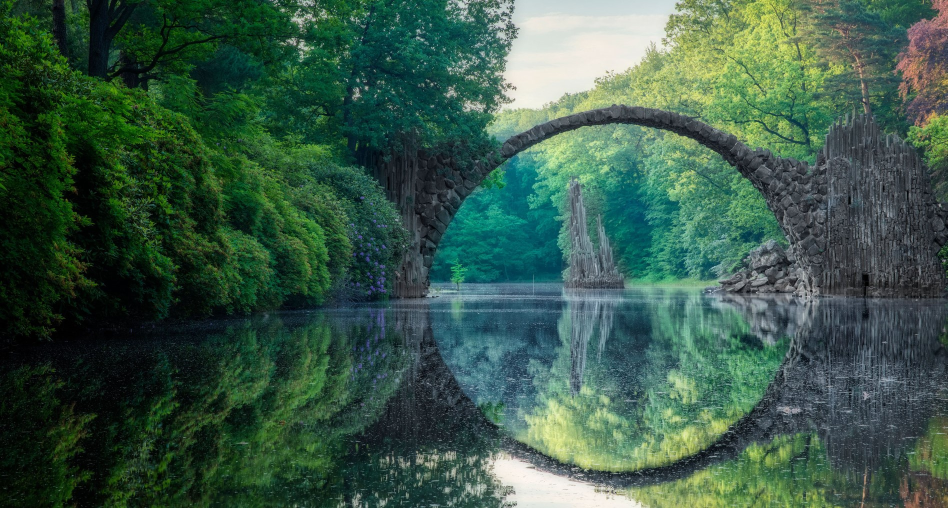
#> input picture teti_imagens/beautiful_rive.jpg, 1895 x 1016 px, given in place of aurora.jpg, which was not available (shown at 1/2 size)
$ jupyter execute Aula_4_parte2-Imagens.ipynb   (shell and % lines are left out)
#> lines starting #> are read from the running program, lines starting #| are printed output that depends on the picture; pictures that were not available may be replaced by others from this repository, and a replacement may not be noted
[cell 1]
import cv2

[cell 2]
import numpy as np
import matplotlib.pyplot as plt
from PIL import Image, ImageOps

[cell 3]
from pylab import *

[cell 4]
path_img = 'D:/Salve_Aqui_Seus_Arquivos/Carlos Alexandre/2024-2/teti/teti_imagens/'

[cell 5]
im1 = array(Image.open(path_img + 'aurora.jpg'))
#> im1 is the input picture: shape (1016, 1895, 3); mean R, G, B 58.1, 88.4, 72

[cell 6]
im1

[cell 7]
imshow(im1)

[cell 8]
im1.shape
#> Out = (1016, 1895, 3)

[cell 9]
def plot_2img(img1, tit1, im2, tit2, tam):
    figure(figsize = tam)
    plt.subplot(1,2,1), plt.imshow(im1), plt.title(tit1)
    plt.xticks([]), plt.yticks([])
    plt.subplot(1,2,2), plt.imshow(im2), plt.title(tit2)
    plt.xticks([]), plt.yticks([])
    plt.show()

[cell 10]
def plot_3img(im1, tit1, im2, tit2, im3, tit3, tam):
    figure(figsize = tam)
    plt.subplot(1,3,1), plt.imshow(im1, cmap = "gray"), plt.title(tit1)
    plt.xticks([]), plt.yticks([])
    plt.subplot(1,3,2), plt.imshow(im2, cmap = "gray"), plt.title(tit2)
    plt.xticks([]), plt.yticks([])
    plt.subplot(1,3,3), plt.imshow(im3, cmap = "gray"), plt.title(tit3)
    plt.xticks([]), plt.yticks([])
    plt.show()

[cell 11]
im2 = array(Image.open(path_img + 'balao_montanhas_geladas.jpg'))
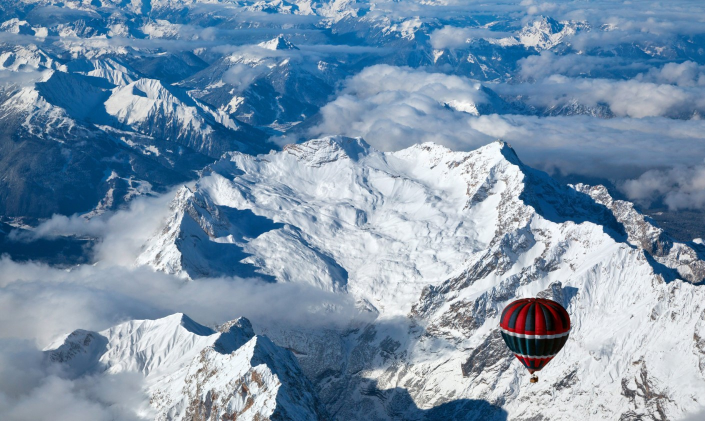
#> input picture teti_imagens/balao_montanhas_geladas.jpg, 1410 x 842 px, found by its file name (shown at 1/2 size)
#> im2 is the input picture: shape (842, 1410, 3); mean R, G, B 122.1, 147.1, 170.4

[cell 12]
plot_2img(im1, 'Imagem1', im2, 'Imagem2', (12, 10))
#> in plot_2img, `plt.show()`:
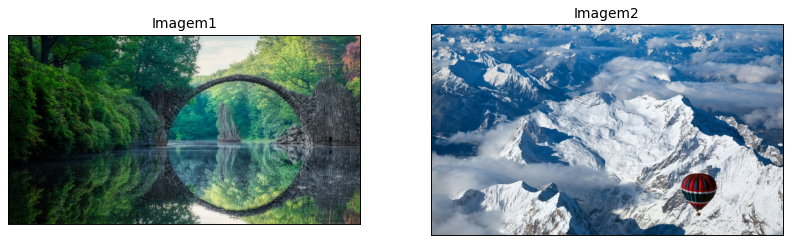
#> figure drawn by matplotlib, 2 panels

[cell 13]
im3 = array(Image.open(path_img + 'baleias_mar_gelo.jpg'))
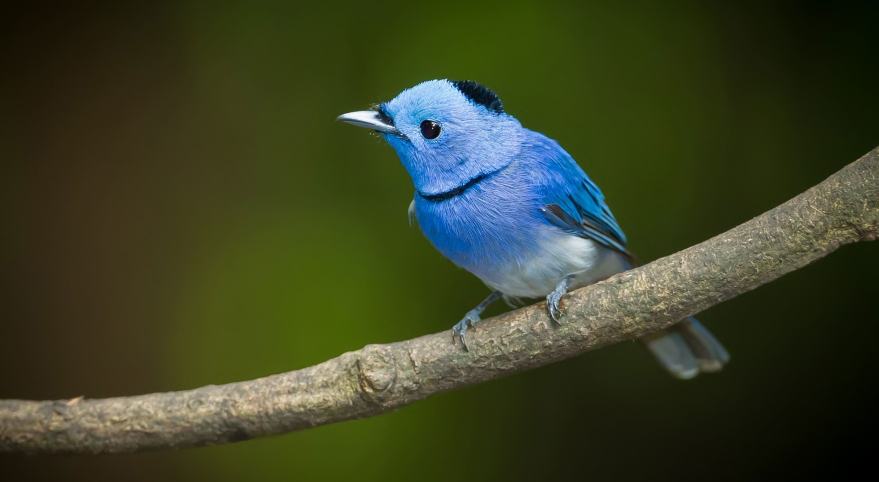
#> input picture teti_imagens/bird.jpg, 1757 x 963 px, given in place of baleias_mar_gelo.jpg, which was not available (shown at 1/2 size)
#> im3 is the input picture: shape (963, 1757, 3); mean R, G, B 58.8, 65.5, 37.8

[cell 14]
plot_3img(im1, 'Imagem1', im2, 'Imagem2', im3, 'Imagem3', (12, 10))
#> in plot_3img, `plt.show()`:
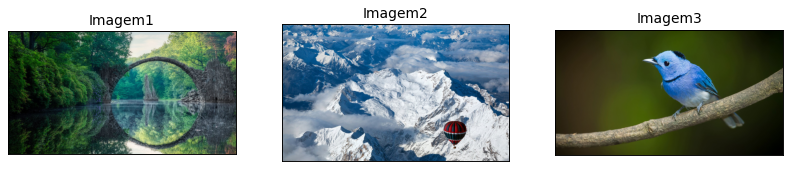
#> figure drawn by matplotlib, 3 panels

[cell 15]
im1_ = im1.ravel()

[cell 16]
im1_

[cell 17]
im1_.shape
#> Out = (5775960,)

[cell 18]
plt.hist(im1_)
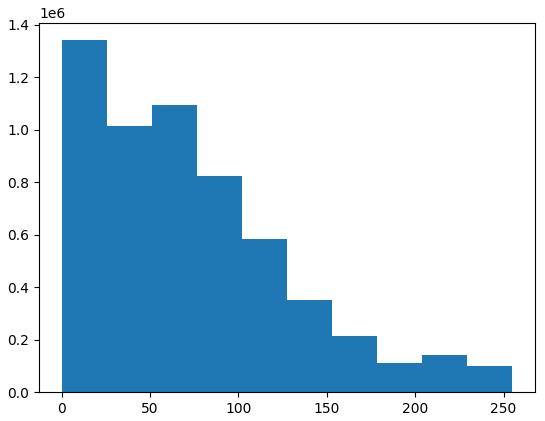
#> figure drawn by matplotlib, 1 panel; tallest bar 1341013 high, from x = 0 to 25.5
